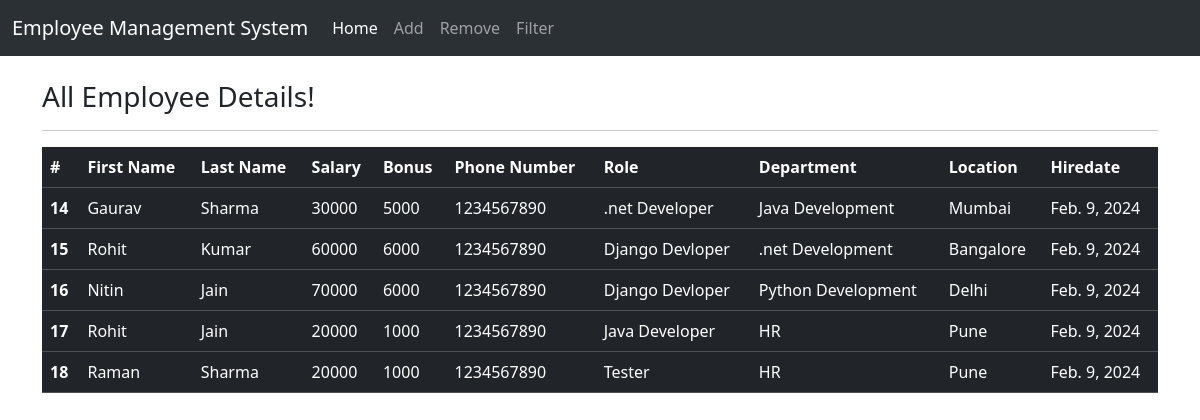
The page / on the database its author committed.
### emp_app/models.py (models this page shows, shortened)
class Employee(models.Model):
    first_name = models.CharField(max_length=100, null=False)
    last_name = models.CharField(max_length=100)
    dept = models.ForeignKey(Department, on_delete=models.CASCADE)
    salary = models.IntegerField(default=0)
    bonus = models.IntegerField(default=0)
    role = models.ForeignKey(Role, on_delete=models.CASCADE)
    phone = models.IntegerField(default=0)
    hire_date = models.DateField()
    def __str__(self):
        return "%s %s %s" %(self.first_name, self.last_name, self.phone)

class Role(models.Model):
    name = models.CharField(max_length=100, null=False)

class Department(models.Model):
    name = models.CharField(max_length=100,null=False)
    location = models.CharField(max_length=100)

### emp_app/views.py (the view)
# urls.py: path('', views.index, name='index'),
def index(request):
    emps = Employee.objects.all()
    context = {
        'emps': emps
    }
    print(context)
    return render(request, 'index.html', context)

### emp_app/templates/index.html (shortened to what this page needs)
{% extends "base.html" %}
{% block body %}
<div class="container mt-4">
  <h3>All Employee Details!</h3>
  <hr>
  <table class="table table-dark">
  <thead>
    <tr>
      <th scope="col">#</th>
      <th scope="col">First Name</th>
      <th scope="col">Last Name</th>
      <th scope="col">Salary</th>
      <th scope="col">Bonus</th>
      <th scope="col">Phone Number</th>
      <th scope="col">Role</th>
      <th scope="col">Department</th>
      <th scope="col">Location</th>
      <th scope="col">Hiredate</th>
    </tr>
  </thead>
         {% for emp in emps %}
  <tbody>
    <tr>
      <th scope="row">{{emp.id}}</th>
      <td>{{emp.first_name}}</td>
      <td>{{emp.last_name}}</td>
      <td>{{emp.salary}}</td>
      <td>{{emp.bonus}}</td>
      <td>{{emp.phone}}</td>
      <td>{{emp.role.name}}</td>
      <td>{{emp.dept.name}}</td>
      <td>{{emp.dept.location}}</td>
      <td>{{emp.hire_date}}</td>
    </tr>
  </tbody>
    {% endfor %}
</table>
{% endblock body %}

### emp_app/templates/base.html (shortened to what this page needs)
<!doctype html>
<html lang="en">
  <head>
    <link href="https://cdn.jsdelivr.net/npm/bootstrap@5.3.2/dist/css/bootstrap.min.css" rel="stylesheet">
  </head>
  <body>
    <nav class="navbar bg-dark navbar-expand-lg bg-body-tertiary" data-bs-theme="dark">
        <div class="container-fluid">
          <a class="navbar-brand" href="/">Employee Management System</a>
          <div class="collapse navbar-collapse" id="navbarSupportedContent">
            <ul class="navbar-nav me-auto mb-2 mb-lg-0">
              <li class="nav-item">
                <a class="nav-link active" aria-current="page" href="/">Home</a>
              </li>
              <li class="nav-item">
                <a class="nav-link" href="/add_emp">Add</a>
              </li>
              <li class="nav-item">
                <a class="nav-link" href="/remove_emp">Remove</a>
              </li>
              <li class="nav-item">
                <a class="nav-link" href="/filter_emp">Filter</a>
              </li>
            </ul>
          </div>
        </div>
    </nav>
    {% block body %}{% endblock body %}
  </body>
</html>

### rows shown on the page
Employee: id "14", first_name "Gaurav", last_name "Sharma", salary "30000", bonus "5000", phone "1234567890", role.name ".net Developer", dept.name "Java Development", dept.location "Mumbai", hire_date "Feb. 9, 2024"
Employee: id "15", first_name "Rohit", last_name "Kumar", salary "60000", bonus "6000", phone "1234567890", role.name "Django Devloper", dept.name ".net Development", dept.location "Bangalore", hire_date "Feb. 9, 2024"
Employee: id "16", first_name "Nitin", last_name "Jain", salary "70000", bonus "6000", phone "1234567890", role.name "Django Devloper", dept.name "Python Development", dept.location "Delhi", hire_date "Feb. 9, 2024"
Employee: id "17", first_name "Rohit", last_name "Jain", salary "20000", bonus "1000", phone "1234567890", role.name "Java Developer", dept.name "HR", dept.location "Pune", hire_date "Feb. 9, 2024"
Employee: id "18", first_name "Raman", last_name "Sharma", salary "20000", bonus "1000", phone "1234567890", role.name "Tester", dept.name "HR", dept.location "Pune", hire_date "Feb. 9, 2024"
